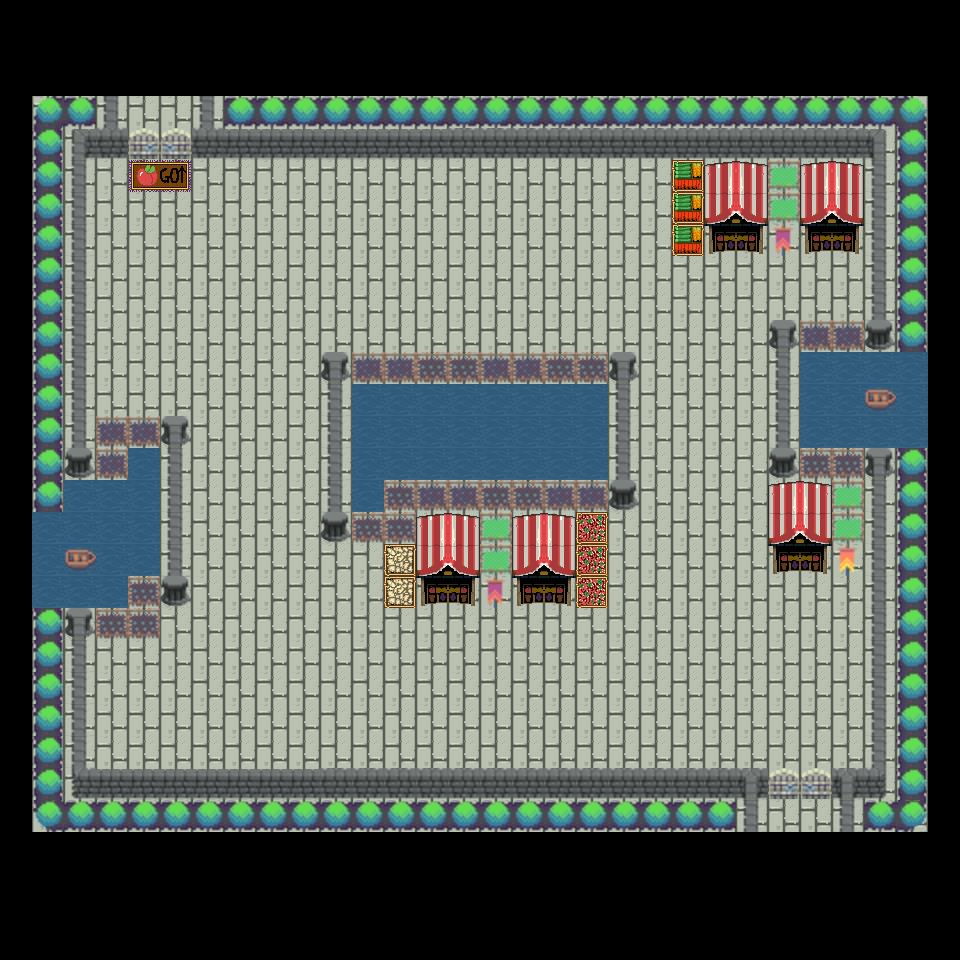

This is a level from a 2D game, rendered from its Tiled map with the project's own tilesets. A one-line summary and the map file follow, with tile-layer data summarised:
An orthogonal 30x30 tile map with 32x32 px tiles, 3 tile layers (Floor, Floor 2, Walls Doors Objects), 1 hidden layer not drawn, 3 tilesets.

<map version="1.10" tiledversion="1.10.2" orientation="orthogonal" renderorder="right-down" width="30" height="30" tilewidth="32" tileheight="32" infinite="0" nextlayerid="6" nextobjectid="1">
 <tileset firstgid="1" source="TileSets/bazaar_combined_tiles.tsx" />
 <tileset firstgid="257" source="TileSets/The_Roguelike_Assets2.tsx" />
 <tileset firstgid="2558" source="TileSets/Placeholders.tsx" />
 <layer id="1" name="Floor" width="30" height="30">
  <data>[900 cells, 644 non-empty, 1 distinct tile ids]</data>
 </layer>
 <layer id="2" name="Floor 2" width="30" height="30">
  <data>[900 cells, 136 non-empty, 7 distinct tile ids]</data>
 </layer>
 <layer id="3" name="Walls Doors Objects" width="30" height="30">
  <data>[900 cells, 271 non-empty, 30 distinct tile ids]</data>
 </layer>
 <layer id="4" name="Information Layer" width="30" height="30" visible="0">
  <data>[900 cells, 546 non-empty, 9 distinct tile ids]</data>
 </layer>
</map>
